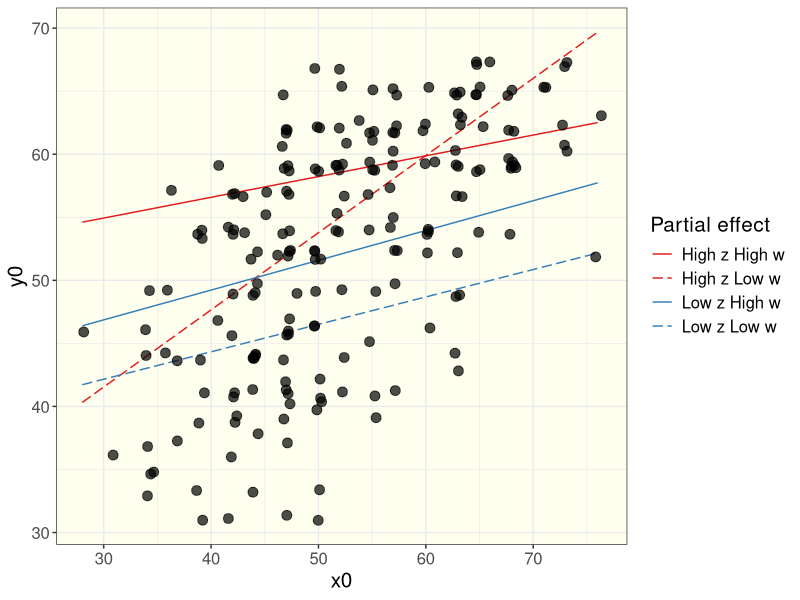

Generate this figure with R:
## ---- chunk 1
library(foreign)
hsb2 <- read.dta("hsb2.dta")
colnames(hsb2)[c(8,7,9,10)] <- c("y","x","z","w")

## ---- chunk 2
lm.hsb2 <- lm(y ~ x*z*w, data = hsb2)
summary(lm.hsb2)
## ---- chunk 3
## High / low for w and z
zH <- mean(hsb2$z) + sd(hsb2$z)
zL <- mean(hsb2$z) - sd(hsb2$z)
wH <- mean(hsb2$w) + sd(hsb2$w)
wL <- mean(hsb2$w) - sd(hsb2$w)
 
## Get coefficients from regression
coefs.hsb2 <- coef(lm.hsb2)
coef.int <- coefs.hsb2["(Intercept)"]
coef.x <- coefs.hsb2["x"]
coef.z <- coefs.hsb2["z"]
coef.w <- coefs.hsb2["w"]
coef.xz <- coefs.hsb2["x:z"]
coef.xw <- coefs.hsb2["x:w"]
coef.zw <- coefs.hsb2["z:w"]
coef.xzw <- coefs.hsb2["x:z:w"]
 
## Create slopes
zHwH <- coef.x + zH*coef.xz + wH*coef.xw + zH*wH*coef.xzw
zHwL <- coef.x + zH*coef.xz + wL*coef.xw + zH*wL*coef.xzw
zLwH <- coef.x + zL*coef.xz + wH*coef.xw + zL*wH*coef.xzw
zLwL <- coef.x + zL*coef.xz + wL*coef.xw + zL*wL*coef.xzw
 
## Create intercepts
i.zHwH <- coef.int + zH*coef.z + wH*coef.w + zH*wH*coef.zw
i.zHwL <- coef.int + zH*coef.z + wL*coef.w + zH*wL*coef.zw
i.zLwH <- coef.int + zL*coef.z + wH*coef.w + zL*wH*coef.zw
i.zLwL <- coef.int + zL*coef.z + wL*coef.w + zL*wL*coef.zw

## ---- chunk 4
## a set of values of x
x0 <- seq(min(hsb2$x), max(hsb2$x), length.out = 2)
 
df.HH <- data.frame(x0 = x0)
df.HH$y0 <- i.zHwH + df.HH$x0*zHwH
df.HH$type <- rep("zHwH", nrow(df.HH))
 
df.HL <- data.frame(x0 = x0)
df.HL$y0 <- i.zHwL + df.HL$x0*zHwL
df.HL$type <- rep("zHwL", nrow(df.HL))
 
df.LH <- data.frame(x0 = x0)
df.LH$y0 <- i.zLwH + df.LH$x0*zLwH
df.LH$type <- rep("zLwH", nrow(df.LH))
 
df.LL <- data.frame(x0 = x0)
df.LL$y0 <- i.zLwL + df.LL$x0*zLwL
df.LL$type <- rep("zLwL", nrow(df.LL))
 
## Create final data frame
df.pred <- rbind(df.HH, df.HL, df.LH, df.LL)
 
## Remove unnecessary data frames
rm(df.HH, df.HL, df.LH, df.LL)

## ---- chunk 5
## Call library
library(ggplot2)
 
## Convert 'type' to factor
df.pred$type <- factor(df.pred$type)
 
## Draw plot
ggplot(df.pred, aes(x = x0,
                    y = y0)) +
  geom_line(aes(colour = type,
                linetype = type)) +
  geom_jitter(data = hsb2, 
            aes(x = x,
                y = y),
             size = 3,
             alpha = 0.7) + 
  theme_bw() +
  theme(panel.background = element_rect(fill="ivory")) +
  theme(legend.key = element_blank()) +
  theme(text = element_text(size = 15)) +
  scale_colour_manual(name = "Partial effect",
                      labels = c("High z High w", 
                                 "High z Low w", 
                                 "Low z High w", 
                                 "Low z Low w"),
                      values = c("#E41A1C", 
                                 "#E41A1C", 
                                 "#377EB8", 
                                 "#377EB8")) +   
  scale_linetype_manual(name = "Partial effect",
                     labels = c("High z High w", 
                                "High z Low w", 
                                "Low z High w", 
                                "Low z Low w"),
                     values = c("solid", 
                                "longdash", 
                                "solid", 
                                "longdash"))

